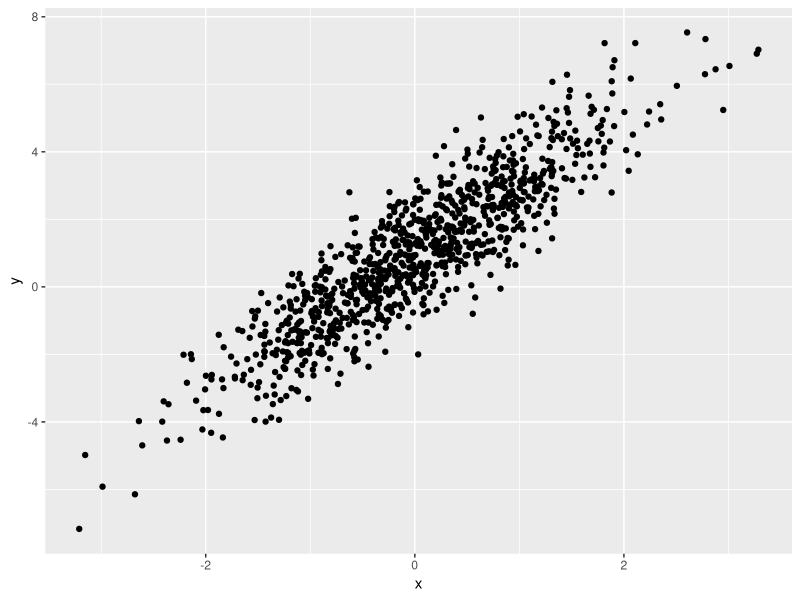
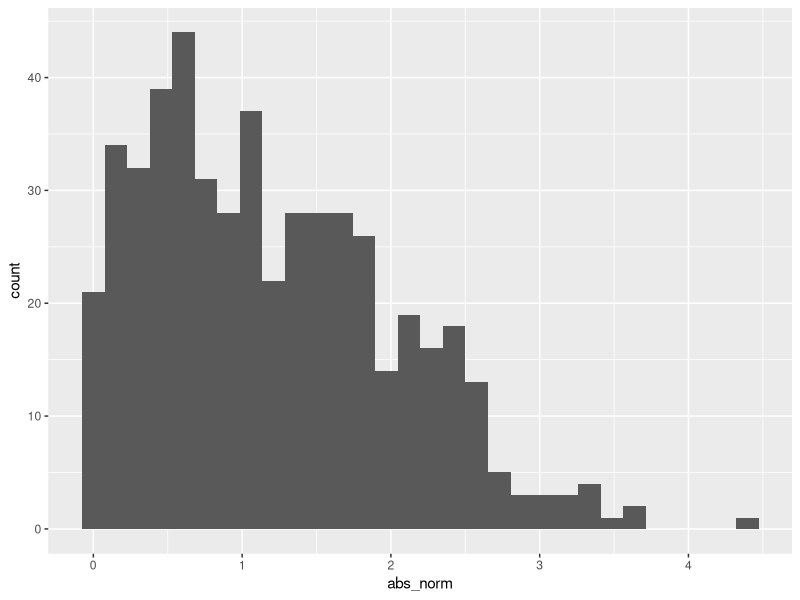

Recreate these plots in R, in order.
## ---- chunk 1
library(tidyverse)
## ---- chunk 2
samp = rnorm(100)
length(samp)
## ---- chunk 3
plot_df = 
  tibble(
    x = rnorm(n = 1000),
    y = 1 + 2 * x + rnorm(n = 1000)
  )

ggplot(plot_df, aes(x = x, y = y)) + geom_point()
## ---- chunk 4
la_df = 
  tibble(
    norm = rnorm(n = 500, mean = 1),
    logical = norm > 0,
    abs_norm = abs(norm)
  )

ggplot(la_df, aes(x = abs_norm)) + geom_histogram()
